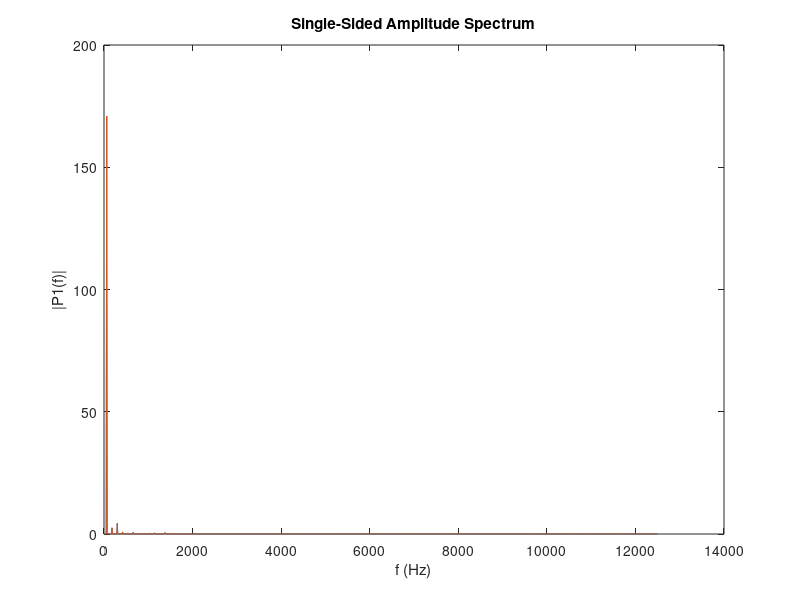

Write MATLAB code to recreate this figure.
close all
clear all
clc



load("ACsig.mat");

Fs = 25000;           % Sampling frequency           
T = 1/Fs;             % Sampling period       
L = 2500;             % Length of signal in samples index
t = (0:L-1)/Fs;        % Time vector


Y = fft(x);
P2 =(abs(Y/L));
P1 = P2(1:L/2+1);
P1(2:end-1) = 2*P1(2:end-1);

Yn = fft(xn);
P2n = (abs(Yn/L));
P1n = P2n(1:L/2+1);
P1n(2:end-1) = 2*P1n(2:end-1);


figure;
f = Fs*(0:(L/2))/L;
plot(f,P1)
hold on
plot(f,P1n)
hold off
title('Single-Sided Amplitude Spectrum')
xlabel('f (Hz)')
ylabel('|P1(f)|')